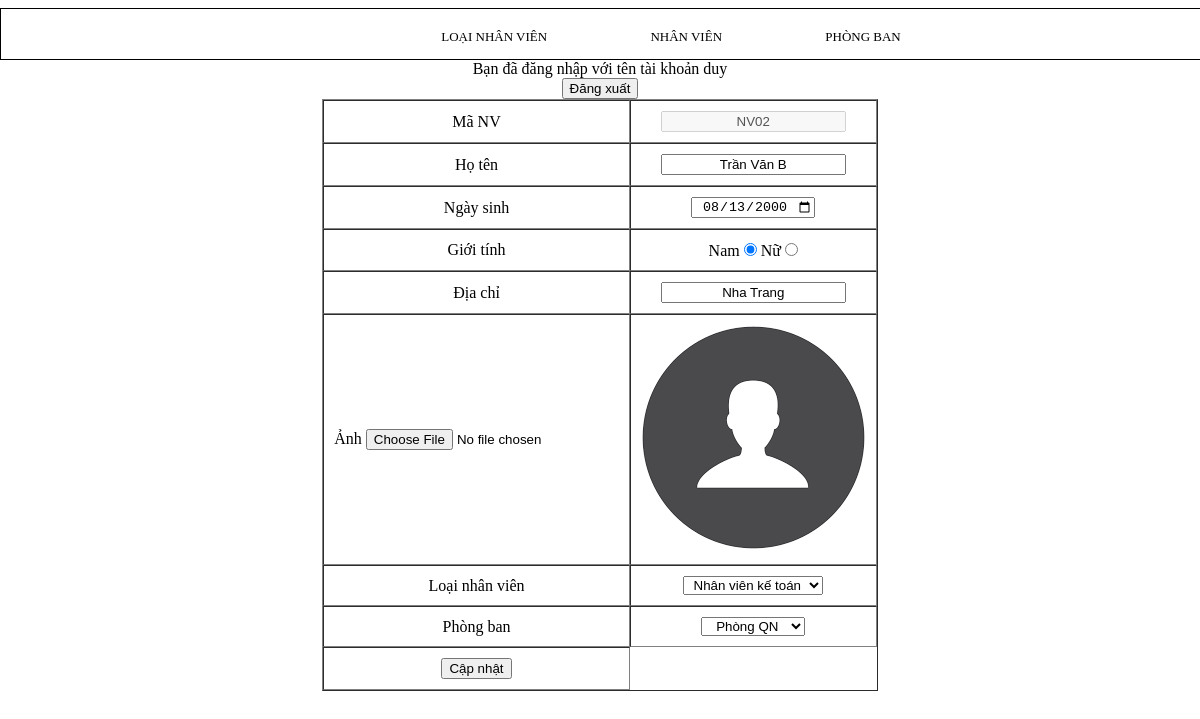
/Update_NV.php?id=NV02 (signed in), run on the app's committed database.
### tables this page shows
CREATE TABLE `nhanvien` (
  `MANV` varchar(5) NOT NULL,
  `HOTEN` varchar(50) NOT NULL,
  `NGASINH` date NOT NULL,
  `GIOITINH` tinyint(1) NOT NULL,
  `DIACHI` varchar(50) NOT NULL,
  `ANH` varchar(50) NOT NULL,
  `MALOAINV` varchar(5) NOT NULL,
  `MAPHONG` varchar(5) NOT NULL
);

### Update_NV.php (the view, shortened to what this page needs)
<!DOCTYPE html>
<html lang="en">
<head>
</head>
<body>
<?php
include('connectnv.php');
include('H.php');
?>
<?php
if (isset($_SESSION['use'])) echo 'Bạn đã đăng nhập với tên tài khoản '.$_SESSION['use'];
else header('Location: Login.php');
$id = $_GET['id'];
$row_sql = "SELECT * FROM `nhanvien` WHERE `nhanvien`.`MANV` = '$id'";
$row_thucthi = mysqli_query($dbc, $row_sql);
$row_dulieu = mysqli_fetch_assoc($row_thucthi);
?>
<form method="post" action="Logout.php">
    <input type="submit" value="Đăng xuất">
</form>
<form method="post" enctype="multipart/form-data" action="Update_NV.php?id=<?php echo $id ?>">
    <table border="1" cellspacing="0" cellpadding="10">
    <tr>
            <td>Mã NV</td>
            <td>
                <input type="text" disabled  value="<?php echo $id ?>"/>
            </td>
        </tr>
        <tr>
            <td>Họ tên</td>
            <td>
                <input type="text" name="HOTEN" value="<?php echo $row_dulieu['HOTEN']; ?>"/>
            </td>
        </tr>
        <tr>
            <td>Ngày sinh</td>
            <td>
                <input type="date" name="NGASINH" value="<?php echo $row_dulieu['NGASINH']; ?>"/>
            </td>
        </tr>
        <tr>
            <td>Giới tính</td>
            <td>
                Nam <input type="radio" name="GIOITINH" value="1"
                    <?php
                    if ($row_dulieu['GIOITINH'] == 1) echo "checked";
                    ?>
                />
                Nữ <input type="radio" name="GIOITINH" value="0"
                    <?php
                    if ($row_dulieu['GIOITINH'] == 0) echo "checked";
                    ?>
                />
            </td>
        </tr>
        <tr>
            <td>Địa chỉ</td>
            <td>
                <input type="text" name="DIACHI" value="<?php echo $row_dulieu['DIACHI']; ?>"/>
            </td>
        </tr>
        <tr>
            <td>Ảnh
                <input type="file" name="ANH" accept="Image/*" />
            </td>
            <td><img src="<?php echo 'Image/'.$row_dulieu['ANH']; ?>" alt="Avatar" class="avatar"></td>
        </tr>
        <tr>
            <td>Loại nhân viên</td>
            <td>
                <select name="MALOAINV">
                    <?php
                    $row_sql = "SELECT * FROM loainv";
                    $row_thuchien = mysqli_query($dbc, $row_sql);
                    while ($dulieu = mysqli_fetch_array($row_thuchien)) {
                        $value = $dulieu['MALOAINV'];
                        $name = $dulieu['TENLOAINV'];
                        ?>
                        <?php
                        if ($row_dulieu['MALOAINV'] == $dulieu['MALOAINV'])
                            echo "<option value='$value' selected>$name</option>";
                        else
                            echo "<option value='$value'>$name</option>";
                    }
                    ?>
                </select>
            </td>
        </tr>
        <tr>
            <td>Phòng ban</td>
            <td>
                <select name="MAPHONG">
                    <?php
                    $row_sql = "SELECT * FROM phongban";
                    $row_thuchien = mysqli_query($dbc, $row_sql);
                    while ($dulieu = mysqli_fetch_array($row_thuchien)) {
                        $value = $dulieu['MAPHONG'];
                        $name = $dulieu['TENPHONG'];
                        ?>
                        <?php
                        if ($row_dulieu['MAPHONG'] == $dulieu['MAPHONG'])
                            echo "<option value='$value' selected>$name</option>";
                        else
                            echo "<option value='$value'>$name</option>";
                    }
                    ?>
                </select>
            </td>
        </tr>
        <tr>
            <td><input type="submit" name="sua" value="Cập nhật"/></td>
        </tr>
    </table>
</form>
</body>
</html>

### H.php (style rules this page uses)
* { text-align: center; margin-left: auto; margin-right: auto; }

### data on the page
nhanvien: HOTEN "Trần Văn B", NGASINH "08/13/2000", GIOITINH "☑", DIACHI "Nha Trang", ANH (picture)

### other printed values
$_SESSION['use'] "duy"
form field MALOAINV "Nhân viên kế toán"
form field MAPHONG "Phòng QN"
